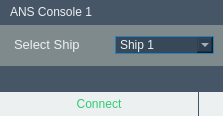
<?xml version="1.0" encoding="UTF-8"?>
<ui version="4.0">
 <class>Connector</class>
 <widget class="QWidget" name="Connector">
  <property name="geometry">
   <rect>
    <x>0</x>
    <y>0</y>
    <width>223</width>
    <height>116</height>
   </rect>
  </property>
  <property name="windowTitle">
   <string>Form</string>
  </property>
  <layout class="QGridLayout" name="gridLayout">
   <property name="leftMargin">
    <number>0</number>
   </property>
   <property name="topMargin">
    <number>0</number>
   </property>
   <property name="rightMargin">
    <number>0</number>
   </property>
   <property name="bottomMargin">
    <number>0</number>
   </property>
   <property name="spacing">
    <number>0</number>
   </property>
   <item row="0" column="0">
    <widget class="QFrame" name="frMain">
     <property name="styleSheet">
      <string notr="true">#frMain{
background-color:rgba(44, 62, 80,220);

}
#page1,#page2{
background-color:rgba(44, 62, 80,5);
}
QLabel{

font: 10pt &quot;Segoe UI&quot;;
color: rgba(236, 240, 241);
}

QComboBox{
font: 10pt &quot;Segoe UI&quot;;
background-color: rgba(44, 62, 80,220);
border: 1px solid #2980b9;
color:#ecf0f1;

}

QComboBox QAbstractItemView {
    border: 2px solid darkgray;
    selection-background-color: #EEFF78;
    selection-color:#2c3e50;
   color:#ecf0f1;
background-color:rgba(44, 62, 80,220);
}

QPushButton{
border:none;
font: 10pt &quot;Segoe UI&quot;;
color: rgb(46, 204, 113);
background-color: rgba(236, 240, 241,1.0);
}
QPushButton:hover
{
background-color: rgba(236, 240, 241,180);
}
QPushButton:checked
{
color: rgb(231, 76, 60);

}


</string>
     </property>
     <property name="frameShape">
      <enum>QFrame::NoFrame</enum>
     </property>
     <property name="frameShadow">
      <enum>QFrame::Plain</enum>
     </property>
     <layout class="QGridLayout" name="gridLayout_6">
      <property name="leftMargin">
       <number>0</number>
      </property>
      <property name="topMargin">
       <number>0</number>
      </property>
      <property name="rightMargin">
       <number>0</number>
      </property>
      <property name="bottomMargin">
       <number>0</number>
      </property>
      <property name="spacing">
       <number>1</number>
      </property>
      <item row="2" column="0">
       <widget class="QFrame" name="frame_2">
        <property name="frameShape">
         <enum>QFrame::NoFrame</enum>
        </property>
        <property name="frameShadow">
         <enum>QFrame::Plain</enum>
        </property>
        <layout class="QGridLayout" name="gridLayout_2">
         <property name="leftMargin">
          <number>0</number>
         </property>
         <property name="topMargin">
          <number>0</number>
         </property>
         <property name="rightMargin">
          <number>0</number>
         </property>
         <property name="bottomMargin">
          <number>0</number>
         </property>
         <property name="spacing">
          <number>1</number>
         </property>
         <item row="1" column="1">
          <widget class="QPushButton" name="pbSettings">
           <property name="minimumSize">
            <size>
             <width>24</width>
             <height>24</height>
            </size>
           </property>
           <property name="maximumSize">
            <size>
             <width>24</width>
             <height>24</height>
            </size>
           </property>
           <property name="styleSheet">
            <string notr="true">QPushButton{
border:none;
}</string>
           </property>
           <property name="text">
            <string/>
           </property>
           <property name="icon">
            <iconset resource="../../images.qrc">
             <normaloff>:/appicons/settings.png</normaloff>:/appicons/settings.png</iconset>
           </property>
           <property name="iconSize">
            <size>
             <width>24</width>
             <height>24</height>
            </size>
           </property>
           <property name="checkable">
            <bool>true</bool>
           </property>
           <property name="checked">
            <bool>true</bool>
           </property>
          </widget>
         </item>
         <item row="1" column="0">
          <widget class="QPushButton" name="pbConnect">
           <property name="minimumSize">
            <size>
             <width>0</width>
             <height>24</height>
            </size>
           </property>
           <property name="text">
            <string>Connect</string>
           </property>
           <property name="checkable">
            <bool>true</bool>
           </property>
          </widget>
         </item>
         <item row="0" column="0" colspan="2">
          <widget class="QLabel" name="lbStatus">
           <property name="minimumSize">
            <size>
             <width>0</width>
             <height>24</height>
            </size>
           </property>
           <property name="maximumSize">
            <size>
             <width>16777215</width>
             <height>24</height>
            </size>
           </property>
           <property name="styleSheet">
            <string notr="true">QLabel{
	color: rgba(241, 196, 15,100);
	font: 10pt &quot;Segoe UI&quot;;
background:none;
}
</string>
           </property>
           <property name="text">
            <string/>
           </property>
           <property name="alignment">
            <set>Qt::AlignCenter</set>
           </property>
          </widget>
         </item>
        </layout>
       </widget>
      </item>
      <item row="1" column="0">
       <widget class="QStackedWidget" name="stackedWidget">
        <property name="styleSheet">
         <string notr="true">QStackedWidget{
	background-color: rgb(127, 140, 141);
}</string>
        </property>
        <property name="frameShadow">
         <enum>QFrame::Raised</enum>
        </property>
        <property name="currentIndex">
         <number>0</number>
        </property>
        <widget class="QWidget" name="page1">
         <layout class="QGridLayout" name="gridLayout_3">
          <item row="0" column="1">
           <widget class="QComboBox" name="cbShip">
            <property name="sizePolicy">
             <sizepolicy hsizetype="Preferred" vsizetype="Preferred">
              <horstretch>0</horstretch>
              <verstretch>0</verstretch>
             </sizepolicy>
            </property>
            <property name="styleSheet">
             <string notr="true"/>
            </property>
            <item>
             <property name="text">
              <string>Ship 1</string>
             </property>
            </item>
            <item>
             <property name="text">
              <string>Ship 2</string>
             </property>
            </item>
            <item>
             <property name="text">
              <string>Ship 3</string>
             </property>
            </item>
            <item>
             <property name="text">
              <string>Ship 4</string>
             </property>
            </item>
            <item>
             <property name="text">
              <string>Ship 5</string>
             </property>
            </item>
            <item>
             <property name="text">
              <string>Ship 6</string>
             </property>
            </item>
           </widget>
          </item>
          <item row="0" column="0">
           <widget class="QLabel" name="label">
            <property name="sizePolicy">
             <sizepolicy hsizetype="Preferred" vsizetype="Fixed">
              <horstretch>0</horstretch>
              <verstretch>0</verstretch>
             </sizepolicy>
            </property>
            <property name="font">
             <font>
              <family>Segoe UI</family>
              <pointsize>10</pointsize>
              <weight>50</weight>
              <italic>false</italic>
              <bold>false</bold>
             </font>
            </property>
            <property name="styleSheet">
             <string notr="true">background:none;</string>
            </property>
            <property name="text">
             <string>Select Ship</string>
            </property>
            <property name="indent">
             <number>5</number>
            </property>
           </widget>
          </item>
         </layout>
        </widget>
        <widget class="QWidget" name="page2">
         <layout class="QGridLayout" name="gridLayout_4">
          <item row="0" column="0">
           <widget class="QLabel" name="label_2">
            <property name="sizePolicy">
             <sizepolicy hsizetype="Preferred" vsizetype="Fixed">
              <horstretch>0</horstretch>
              <verstretch>0</verstretch>
             </sizepolicy>
            </property>
            <property name="font">
             <font>
              <family>Segoe UI</family>
              <pointsize>10</pointsize>
              <weight>50</weight>
              <italic>false</italic>
              <bold>false</bold>
             </font>
            </property>
            <property name="styleSheet">
             <string notr="true"/>
            </property>
            <property name="text">
             <string>Select User</string>
            </property>
            <property name="indent">
             <number>5</number>
            </property>
           </widget>
          </item>
          <item row="0" column="1">
           <widget class="QComboBox" name="cbSystem">
            <property name="sizePolicy">
             <sizepolicy hsizetype="Preferred" vsizetype="Preferred">
              <horstretch>0</horstretch>
              <verstretch>0</verstretch>
             </sizepolicy>
            </property>
            <property name="styleSheet">
             <string notr="true"/>
            </property>
            <item>
             <property name="text">
              <string>User 1</string>
             </property>
            </item>
            <item>
             <property name="text">
              <string>User 2</string>
             </property>
            </item>
            <item>
             <property name="text">
              <string>User 3</string>
             </property>
            </item>
            <item>
             <property name="text">
              <string>User 4</string>
             </property>
            </item>
            <item>
             <property name="text">
              <string>User 5</string>
             </property>
            </item>
            <item>
             <property name="text">
              <string>User 6</string>
             </property>
            </item>
           </widget>
          </item>
         </layout>
        </widget>
       </widget>
      </item>
      <item row="0" column="0">
       <widget class="QLabel" name="lbTitle">
        <property name="minimumSize">
         <size>
          <width>0</width>
          <height>24</height>
         </size>
        </property>
        <property name="styleSheet">
         <string notr="true">background:none;</string>
        </property>
        <property name="text">
         <string>ANS Console 1</string>
        </property>
        <property name="indent">
         <number>10</number>
        </property>
       </widget>
      </item>
     </layout>
    </widget>
   </item>
  </layout>
 </widget>
 <resources>
  <include location="../../images.qrc"/>
 </resources>
 <connections/>
</ui>
